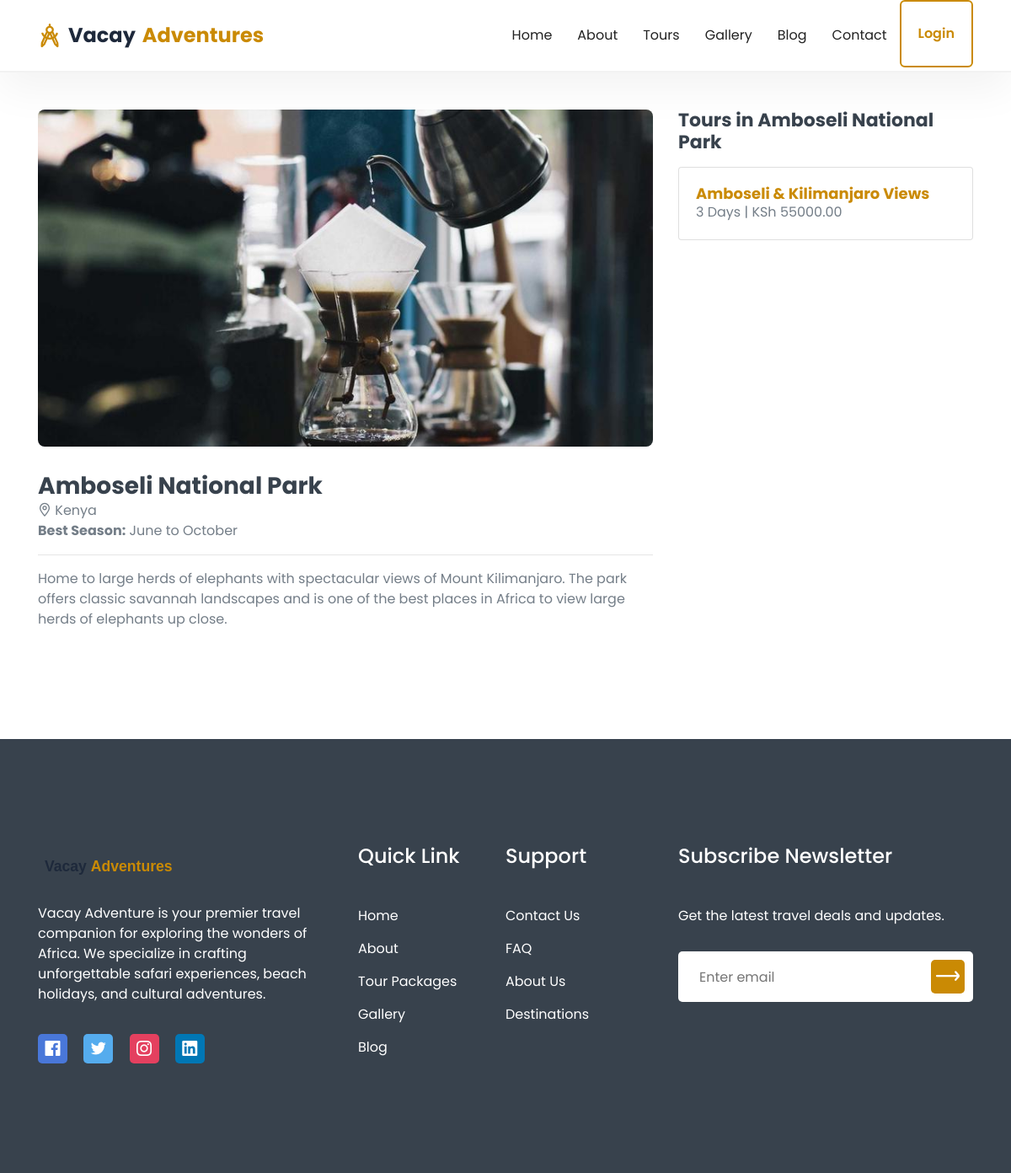
/destination/amboseli-national-park/, run on the app's committed database.
### tours/models.py (models this page shows, shortened)
class Destination(models.Model):
    STATUS_CHOICES = [('draft', 'Draft'), ('published', 'Published')]
    name = models.CharField(max_length=200)
    slug = models.SlugField(unique=True, blank=True)
    description = models.TextField()
    featured_image = models.ImageField(upload_to='destinations/')
    country = models.CharField(max_length=100)
    city = models.CharField(max_length=100, blank=True)
    latitude = models.FloatField(blank=True, null=True)
    longitude = models.FloatField(blank=True, null=True)
    best_season = models.CharField(max_length=200, blank=True)
    status = models.CharField(max_length=20, choices=STATUS_CHOICES, default='published')
    created_at = models.DateTimeField(auto_now_add=True)
    updated_at = models.DateTimeField(auto_now=True)
    class Meta:
        ordering = ['name']

class TourPackage(models.Model):
    DIFFICULTY_CHOICES = [('easy', 'Easy'), ('moderate', 'Moderate'), ('challenging', 'Challenging')]
    CATEGORY_CHOICES = [
        ('safari', 'Safari'), ('beach', 'Beach'), ('cultural', 'Cultural'),
        ('adventure', 'Adventure'), ('wildlife', 'Wildlife'), ('luxury', 'Luxury'),
    ]
    STATUS_CHOICES = [('draft', 'Draft'), ('published', 'Published')]
    destination = models.ForeignKey(Destination, on_delete=models.SET_NULL, null=True, related_name='tours')
    title = models.CharField(max_length=300)
    slug = models.SlugField(unique=True, blank=True)
    description = models.TextField()
    duration_days = models.IntegerField()
    duration_nights = models.IntegerField(default=0)
    price = models.DecimalField(max_digits=12, decimal_places=2)
    discount_price = models.DecimalField(max_digits=12, decimal_places=2, blank=True, null=True)
    max_guests = models.IntegerField(default=20)
    available_seats = models.IntegerField(default=20)
    difficulty = models.CharField(max_length=20, choices=DIFFICULTY_CHOICES, default='moderate')
    category = models.CharField(max_length=50, choices=CATEGORY_CHOICES, default='safari')
    hotel = models.ForeignKey(Hotel, on_delete=models.SET_NULL, null=True, blank=True, related_name='tours')
    vehicle = models.ForeignKey(Vehicle, on_delete=models.SET_NULL, null=True, blank=True, related_name='tours')
    guide = models.ForeignKey(TourGuide, on_delete=models.SET_NULL, null=True, blank=True, related_name='tours')
    included_services = models.TextField(blank=True, help_text='List items separated by newline')
    excluded_services = models.TextField(blank=True, help_text='List items separated by newline')
    image = models.ImageField(upload_to='tours/', blank=True, null=True, help_text='Main tour image (shown in listings). Individual gallery images below.')
    meeting_point = models.CharField(max_length=500, blank=True)
    start_date = models.DateField(blank=True, null=True)
    end_date = models.DateField(blank=True, null=True)
    itinerary = models.TextField(blank=True, help_text='Day-by-day itinerary')
    status = models.CharField(max_length=20, choices=STATUS_CHOICES, default='published')
    is_featured = models.BooleanField(default=False)
    created_at = models.DateTimeField(auto_now_add=True)
    updated_at = models.DateTimeField(auto_now=True)
    class Meta:
        ordering = ['-created_at']

### core/models.py (models this page shows, shortened)
class SiteSetting(models.Model):
    site_name = models.CharField(max_length=200, default='Vacay Adventure')
    tagline = models.CharField(max_length=500, blank=True)
    logo = models.ImageField(upload_to='settings/', blank=True, null=True)
    favicon = models.ImageField(upload_to='settings/', blank=True, null=True)
    email = models.EmailField(blank=True)
    phone = models.CharField(max_length=20, blank=True)
    address = models.CharField(max_length=500, blank=True)
    facebook = models.URLField(blank=True)
    twitter = models.URLField(blank=True)
    instagram = models.URLField(blank=True)
    linkedin = models.URLField(blank=True)
    youtube = models.URLField(blank=True)
    about_short = models.TextField(blank=True)
    about_image = models.ImageField(upload_to='settings/', blank=True, null=True)
    trips_done = models.IntegerField(default=0)
    corporate_clients = models.IntegerField(default=0)
    visited_countries = models.IntegerField(default=0)
    team_members = models.IntegerField(default=0)
    hero_video_url = models.URLField(blank=True, help_text='Direct MP4 URL for the hero background video. Leave blank for default safari video.')
    created_at = models.DateTimeField(auto_now_add=True)
    updated_at = models.DateTimeField(auto_now=True)
    class Meta:
        verbose_name = 'Site Setting'
        verbose_name_plural = 'Site Settings'

### tours/views.py (the view)
# urls.py: path('destination/<slug:slug>/', views.destination_detail, name='destination_detail'),
def destination_detail(request, slug):
    destination = get_object_or_404(Destination, slug=slug, status='published')
    tours = TourPackage.objects.filter(destination=destination, status='published')
    return render(request, 'tours/destination_detail.html', {
        'destination': destination,
        'tours': tours,
    })

### core/context_processors.py (called while the page is built)
def site_settings(request):
    try:
        settings = SiteSetting.objects.first()
    except:
        settings = None
    return {'site_settings': settings}

### templates/tours/destination_detail.html (shortened to what this page needs)
{% extends 'base.html' %}
{% load static %}
{% block content %}
<section class="pt-130 pb-130">
    <div class="container">
        <div class="row">
            <div class="col-lg-8">
                <div class="mb-30">
                    <img src="{{ destination.featured_image.url }}" alt="{{ destination.name }}" style="width:100%;height:400px;object-fit:cover;border-radius:8px;">
                </div>
                <h3>{{ destination.name }}</h3>
                <p><i class="lni lni-map-marker"></i> {{ destination.country }}{% if destination.city %}, {{ destination.city }}{% endif %}</p>
                {% if destination.best_season %}<p><strong>Best Season:</strong> {{ destination.best_season }}</p>{% endif %}
                <hr>
                <p>{{ destination.description|linebreaks }}</p>
            </div>
            <div class="col-lg-4">
                <h4>Tours in {{ destination.name }}</h4>
                {% for tour in tours %}
                <div class="card mt-15">
                    <div class="card-body">
                        <h5><a href="{% url 'tour_detail' tour.slug %}">{{ tour.title }}</a></h5>
                        <p>{{ tour.duration_days }} Days | KSh {{ tour.discount_price|default:tour.price }}</p>
                    </div>
                </div>
                {% empty %}
                <p>No tours available for this destination.</p>
                {% endfor %}
            </div>
        </div>
    </div>
</section>
{% endblock %}

### templates/includes/footer.html (shortened to what this page needs)
{% load static %}
<section id="footer" class="footer_area">
    <div class="footer_widget pt-80 pb-130">
        <div class="container">
            <div class="row">
                <div class="col-lg-4 col-md-6 order-md-1 order-lg-1">
                    <div class="footer_about mt-50">
                        <a href="/">
                            {% if site_settings and site_settings.logo %}
                            <img src="{{ site_settings.logo.url }}" alt="{{ site_settings.site_name }}" height="40">
                            {% else %}
                            <img src="{% static 'images/logo.svg' %}" alt="Vacay Adventure" height="40">
                            {% endif %}
                        </a>
                        <p>{{ site_settings.about_short|default:'Explore the world with confidence. Vacay Adventure offers unforgettable travel experiences across Africa.' }}</p>
                        <ul class="social">
                            {% if site_settings.facebook %}<li><a class="social_1" href="{{ site_settings.facebook }}"><i class="lni lni-facebook-original"></i></a></li>{% endif %}
                            {% if site_settings.twitter %}<li><a class="social_2" href="{{ site_settings.twitter }}"><i class="lni lni-twitter-original"></i></a></li>{% endif %}
                            {% if site_settings.instagram %}<li><a class="social_3" href="{{ site_settings.instagram }}"><i class="lni lni-instagram-original"></i></a></li>{% endif %}
                            {% if site_settings.linkedin %}<li><a class="social_4" href="{{ site_settings.linkedin }}"><i class="lni lni-linkedin-original"></i></a></li>{% endif %}
                        </ul>
                    </div>
                </div>
                <div class="col-lg-4 col-md-12 order-md-3 order-lg-2">
                    <div class="footer_link_wrapper d-flex flex-wrap">
                        <div class="footer_link mt-45">
                            <h4 class="footer_title">Quick Link</h4>
                            <ul class="link">
                                <li><a href="/">Home</a></li>
                                <li><a href="/about/">About</a></li>
                                <li><a href="/tours/">Tour Packages</a></li>
                                <li><a href="/gallery/">Gallery</a></li>
                                <li><a href="/blog/">Blog</a></li>
                            </ul>
                        </div>
                        <div class="footer_link mt-45">
                            <h4 class="footer_title">Support</h4>
                            <ul class="link">
                                <li><a href="/contact/">Contact Us</a></li>
                                <li><a href="/faq/">FAQ</a></li>
                                <li><a href="/about/">About Us</a></li>
                                <li><a href="/destinations/">Destinations</a></li>
                            </ul>
                        </div>
                    </div>
                </div>
                <div class="col-lg-4 col-md-6 order-md-2 order-lg-3">
                    <div class="footer_subscribe mt-45">
                        <h4 class="footer_title">Subscribe Newsletter</h4>
                        <p>Get the latest travel deals and updates.</p>
                        <div class="subscribe_form">
                            <form action="{% url 'newsletter_subscribe' %}" method="POST">
                                <input type="email" name="email" placeholder="Enter email" required>
                                <button type="submit"><i class="lni lni-arrow-right"></i></button>
                            </form>
                        </div>
                    </div>
                </div>
            </div>
        </div>
    </div>
</section>

### static/css/default.css (style rules this page uses)
.mt-15 { margin-top: 15px; }
.mt-45 { margin-top: 45px; }
.mt-50 { margin-top: 50px; }
.mb-30 { margin-bottom: 30px; }
.pt-80 { padding-top: 80px; }
.pt-130 { padding-top: 130px; }
.pb-130 { padding-bottom: 130px; }

### static/css/style.css (style rules this page uses)
body { font-family: "Poppins", sans-serif; font-weight: normal; font-style: normal; color: #747E88; }
* { margin: 0; padding: 0; -webkit-box-sizing: border-box; box-sizing: border-box; }
img { max-width: 100%; }
a { color: #ca8a04; }
i, span, a { display: inline-block; }
audio, canvas, iframe, img, svg, video { vertical-align: middle; }
h1, h2, h3, h4, h5, h6 { font-family: "Poppins", sans-serif; font-weight: 700; color: #38424D; margin: 0px; }
h3 { font-size: 28px; }
h4 { font-size: 22px; }
h5 { font-size: 18px; }
ul, ol { margin: 0px; padding: 0px; list-style-type: none; }
p { font-size: 16px; font-weight: 400; line-height: 24px; color: #747E88; margin: 0px; }
.footer_area { background-color: #38424D; }
.footer_about p { color: #fff; margin-top: 25px; }
.footer_about .social li { display: inline-block; margin-top: 35px; }
.footer_about .social li + li { margin-left: 15px; }
.footer_about .social li a { width: 35px; height: 35px; line-height: 35px; text-align: center; font-size: 18px; color: #fff; border-radius: 5px; }
.footer_about .social li .social_1 { background-color: #4977D9; }
.footer_about .social li .social_2 { background-color: #55ACEE; }
.footer_about .social li .social_3 { background-color: #E4405F; }
.footer_about .social li .social_4 { background-color: #0077B5; }
.footer_title { font-size: 24px; font-weight: 500; color: #fff; }
.footer_link { width: 50%; }
.footer_link .link { padding-top: 30px; }
.footer_link .link li { margin-top: 15px; }
.footer_link .link li a { font-size: 16px; color: #fff; -webkit-transition: all 0.3s ease-out 0s; transition: all 0.3s ease-out 0s; }
.footer_subscribe p { color: #fff; margin-top: 45px; }
.footer_subscribe .subscribe_form { position: relative; margin-top: 30px; }
.footer_subscribe .subscribe_form input { width: 100%; height: 60px; border-radius: 5px; padding: 0 25px; border: 0; color: #38424D; }
.footer_subscribe .subscribe_form button { height: 40px; width: 40px; border: 0; font-size: 28px; color: #fff; background-color: #ca8a04; border-radius: 5px; position: absolute; right: 10px; top: 10px; }

### data on the page
Destination: featured_image (picture), name "Amboseli National Park", country "Kenya", best_season "June to October", description "Home to large herds of elephants with spectacular views of Mount Kilimanjaro. The park offers classic savannah landscapes and is one of the best places in Africa to view large herds of elephants up close."
TourPackage: title "Amboseli & Kilimanjaro Views", duration_days "3", discount_price "55000.00"
SiteSetting: about_short "Vacay Adventure is your premier travel companion for exploring the wonders of Africa. We specialize in crafting unforgettable safari experiences, beach holidays, and cultural adventures."
